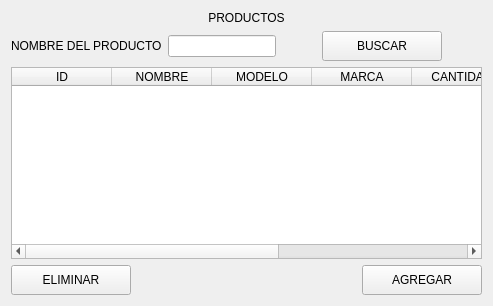
               <widget class="QWidget" name="page_productos">
                <layout class="QVBoxLayout" name="verticalLayout">
                 <item>
                  <widget class="QLabel" name="label">
                   <property name="text">
                    <string>PRODUCTOS</string>
                   </property>
                   <property name="alignment">
                    <set>Qt::AlignCenter</set>
                   </property>
                  </widget>
                 </item>
                 <item>
                  <layout class="QHBoxLayout" name="horizontalLayout_13">
                   <item>
                    <widget class="QLabel" name="label_19">
                     <property name="text">
                      <string>NOMBRE DEL PRODUCTO</string>
                     </property>
                    </widget>
                   </item>
                   <item>
                    <widget class="QLineEdit" name="buscar_prod_line">
                     <property name="minimumSize">
                      <size>
                       <width>100</width>
                       <height>0</height>
                      </size>
                     </property>
                     <property name="maximumSize">
                      <size>
                       <width>200</width>
                       <height>16777215</height>
                      </size>
                     </property>
                    </widget>
                   </item>
                   <item>
                    <spacer name="horizontalSpacer_3">
                     <property name="orientation">
                      <enum>Qt::Horizontal</enum>
                     </property>
                     <property name="sizeHint" stdset="0">
                      <size>
                       <width>40</width>
                       <height>20</height>
                      </size>
                     </property>
                    </spacer>
                   </item>
                   <item>
                    <widget class="QPushButton" name="buscar_btn">
                     <property name="minimumSize">
                      <size>
                       <width>120</width>
                       <height>30</height>
                      </size>
                     </property>
                     <property name="styleSheet">
                      <string notr="true">QPushButton:hover{
	background-color: rgb(85, 255, 255);
color: rgb(0, 0, 0);
font: 77 10pt &quot;Arial Black&quot;;
}
</string>
                     </property>
                     <property name="text">
                      <string>BUSCAR</string>
                     </property>
                    </widget>
                   </item>
                   <item>
                    <spacer name="horizontalSpacer_4">
                     <property name="orientation">
                      <enum>Qt::Horizontal</enum>
                     </property>
                     <property name="sizeHint" stdset="0">
                      <size>
                       <width>40</width>
                       <height>20</height>
                      </size>
                     </property>
                    </spacer>
                   </item>
                  </layout>
                 </item>
                 <item>
                  <widget class="QTableWidget" name="table_prod">
                   <column>
                    <property name="text">
                     <string>ID</string>
                    </property>
                   </column>
                   <column>
                    <property name="text">
                     <string>NOMBRE</string>
                    </property>
                   </column>
                   <column>
                    <property name="text">
                     <string>MODELO</string>
                    </property>
                   </column>
                   <column>
                    <property name="text">
                     <string>MARCA</string>
                    </property>
                   </column>
                   <column>
                    <property name="text">
                     <string>CANTIDAD</string>
                    </property>
                   </column>
                   <column>
                    <property name="text">
                     <string>PRECIO UNIT</string>
                    </property>
                   </column>
                   <column>
                    <property name="text">
                     <string>PRECIO Bs</string>
                    </property>
                   </column>
                  </widget>
                 </item>
                 <item>
                  <layout class="QHBoxLayout" name="horizontalLayout_3">
                   <item>
                    <widget class="QPushButton" name="clear_btn">
                     <property name="minimumSize">
                      <size>
                       <width>120</width>
                       <height>30</height>
                      </size>
                     </property>
                     <property name="styleSheet">
                      <string notr="true">QPushButton:hover{
background-color: rgb(255, 27, 6);
color: rgb(0, 0, 0);
font: 77 10pt &quot;Arial Black&quot;;
}
</string>
                     </property>
                     <property name="text">
                      <string>ELIMINAR</string>
                     </property>
                    </widget>
                   </item>
                   <item>
                    <spacer name="horizontalSpacer_9">
                     <property name="orientation">
                      <enum>Qt::Horizontal</enum>
                     </property>
                     <property name="sizeHint" stdset="0">
                      <size>
                       <width>40</width>
                       <height>20</height>
                      </size>
                     </property>
                    </spacer>
                   </item>
                   <item>
                    <widget class="QPushButton" name="add_btn">
                     <property name="minimumSize">
                      <size>
                       <width>120</width>
                       <height>30</height>
                      </size>
                     </property>
                     <property name="styleSheet">
                      <string notr="true">
QPushButton:hover{
	background-color: rgb(1, 255, 43);
color: rgb(0, 0, 0);
font: 77 10pt &quot;Arial Black&quot;;
}
</string>
                     </property>
                     <property name="text">
                      <string>AGREGAR</string>
                     </property>
                    </widget>
                   </item>
                  </layout>
                 </item>
                </layout>
               </widget>
